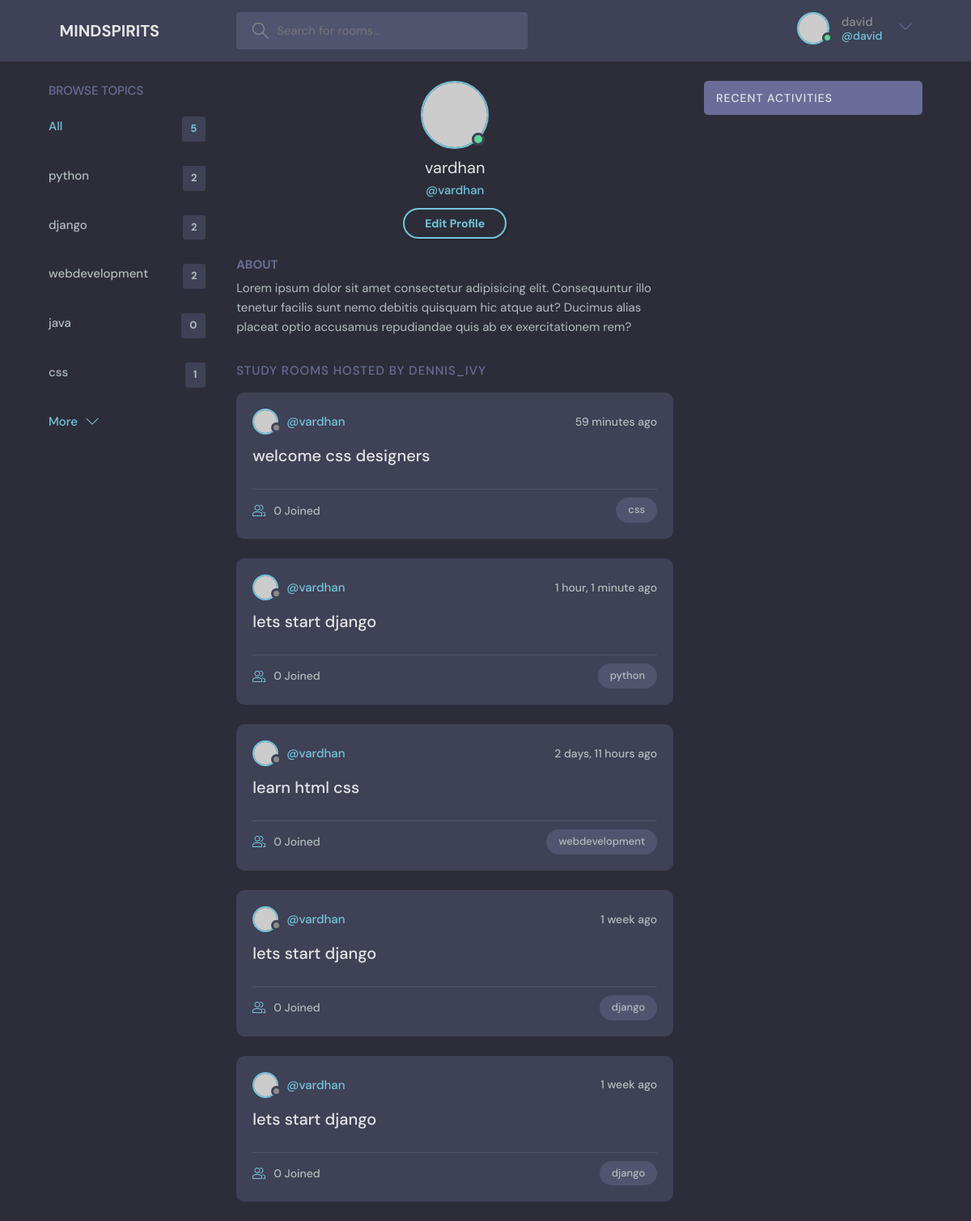
The app's page /profile/1 (signed in) with its own data.
### base/models.py (models this page shows, shortened)
class topic(models.Model):
    name=models.CharField(max_length=200)

class Room(models.Model):
    host=models.ForeignKey(User,on_delete=models.SET_NULL,null=True)
    topic=models.ForeignKey(topic,on_delete=models.SET_NULL,null=True)
    name=models.CharField(max_length=200)
    description=models.TextField(null=True,blank=True)
    participants=models.ManyToManyField(User,related_name='participants',blank=True)
    updated=models.DateTimeField(auto_now=True)
    created=models.DateTimeField(auto_now_add=True)
    class Meta:
        ordering=['-updated','-created']

### base/views.py (the view)
# urls.py: path('profile/<str:pk>',views.userProfile,name="user-profile"),
def userProfile(request,pk):
    user=User.objects.get(id=pk)
    rooms=user.room_set.all()
    room_messages=user.message_set.all()
    topics =topic.objects.all()
    context={'user':user,'rooms':rooms,'room_messages':room_messages,'topics':topics}
    return render(request,'base/profile.html',context)

### base/templates/base/profile.html
{%extends 'main.html' %}
{%block content%}
  <main class="profile-page layout layout--3">
    <div class="container">
      {% include 'base/topics_component.html' %}
      <div class="roomList">
        <div class="profile">
          <div class="profile__avatar">
            <div class="avatar avatar--large active">
              <img src="https://randomuser.me/api/portraits/men/11.jpg" />
            </div>
          </div>
          <div class="profile__info">
            <h3>{{user.username}}</h3>
            <p>@{{user.username}}</p>
            <a href="edit-user.html" class="btn btn--main btn--pill">Edit Profile</a>
          </div>
          <div class="profile__about">
            <h3>About</h3>
            <p>
              Lorem ipsum dolor sit amet consectetur adipisicing elit. Consequuntur illo tenetur
              facilis sunt nemo debitis quisquam hic atque aut? Ducimus alias placeat optio
              accusamus repudiandae quis ab ex exercitationem rem?
            </p>
          </div>
        </div>
        <div class="roomList__header">
          <div>
            <h2>Study Rooms Hosted by dennis_ivy</a>
            </h2>
          </div>
        </div>
        {%include 'base/feed_component.html' %}
      </div>
      {%include 'base/activity_component.html' %}
    </div>
  </main>
{%endblock content%}

### templates/nav.html (shortened to what this page needs)
{%load static%}
<header class="header header--loggedIn">
    <div class="container">
      <a href="{% url 'home' %}" class="header__logo">
        <h1>MINDSPIRITS</h1>
      </a>
      <form class="header__search" method="GET" action="{% url 'home' %}">
        <label>
          <input name="q"  placeholder="Search for rooms..." />
        </label>
      </form>
      <nav class="header__menu">
        {% if request.user.is_authenticated %}
        <div class="header__user">
          <a href="profile.html">
            <div class="avatar avatar--medium active">
              <img src="https://randomuser.me/api/portraits/men/37.jpg" />
            </div>
            <p>{{request.user.username}} <span>@{{request.user.username}}</span></p>
          </a>
          <button class="dropdown-button">
            <svg version="1.1" xmlns="http://www.w3.org/2000/svg" width="32" height="32" viewBox="0 0 32 32">
              <title>chevron-down</title>
              <path d="M16 21l-13-13h-3l16 16 16-16h-3l-13 13z"></path>
            </svg>
          </button>
        </div>
        {%else%}
        <a href="{%url 'login' %}">
          <img src="{% static 'images/avatar.svg' %}" />
          <p>Login</p>
        </a>
        {%endif%}
      </nav>
    </div>
</header>

### base/templates/base/topics_component.html
<div class="topics">
    <div class="topics__header">
        <h2>Browse Topics</h2>
    </div>
    <ul class="topics__list">
        <li>
        <a href="{%url 'home' %}" class="active">All <span>{{topics.count}}</span></a>
        </li>
        {%for topic in topics %}
        <li>
        <a href="{% url 'home' %}?q={{topic.name}}">{{topic.name}} <span>{{topic.room_set.all.count}}</span></a>
        </li>
        {%endfor%}
    </ul>
    <a class="btn btn--link" href="topics.html">
        More
        <svg version="1.1" xmlns="http://www.w3.org/2000/svg" width="32" height="32" viewBox="0 0 32 32">
        <title>chevron-down</title>
        <path d="M16 21l-13-13h-3l16 16 16-16h-3l-13 13z"></path>
        </svg>
    </a>
</div>

### base/templates/base/feed_component.html (shortened to what this page needs)
{% for room in rooms %}
<div class="roomListRoom">
    <div class="roomListRoom__header">
      <a href="{%url 'user-profile' room.host.id %}" class="roomListRoom__author">
        <div class="avatar avatar--small">
          <img src="https://randomuser.me/api/portraits/women/11.jpg" />
        </div>
        <span>@{{room.host.username}}</span>
      </a>
      <div class="roomListRoom__actions">
        <span>{{room.created|timesince}} ago</span>
      </div>
    </div>
    <div class="roomListRoom__content">
      <a href="{%url 'room' room.id %}">{{room.name}}</a>
    </div>
    <div class="roomListRoom__meta">
      <a href="{%url 'room' room.id %}" class="roomListRoom__joined">
        {{room.participants.all.count}} Joined
      </a>
      <p class="roomListRoom__topic">{{room.topic.name}}</p>
    </div>
</div>
{%endfor%}

### records on screen
topic: name "python", room_set.all.count "2"
topic: name "django", room_set.all.count "2"
topic: name "webdevelopment", room_set.all.count "2"
topic: name "java", room_set.all.count "0"
topic: name "css", room_set.all.count "1"
Room: host.username "vardhan", created "59 minutes", name "welcome css designers", participants.all.count "0", topic.name "css"
Room: host.username "vardhan", created "1 hour, 1 minute", name "lets start django", participants.all.count "0", topic.name "python"
Room: host.username "vardhan", created "2 days, 11 hours", name "learn html css", participants.all.count "0", topic.name "webdevelopment"
Room: host.username "vardhan", created "1 week", name "lets start django", participants.all.count "0", topic.name "django"
Room: host.username "vardhan", created "1 week", name "lets start django", participants.all.count "0", topic.name "django"

### other values on screen
{{ request.user.username }} "david"
{{ topics.count }} "5"
{{ user.username }} "vardhan"
